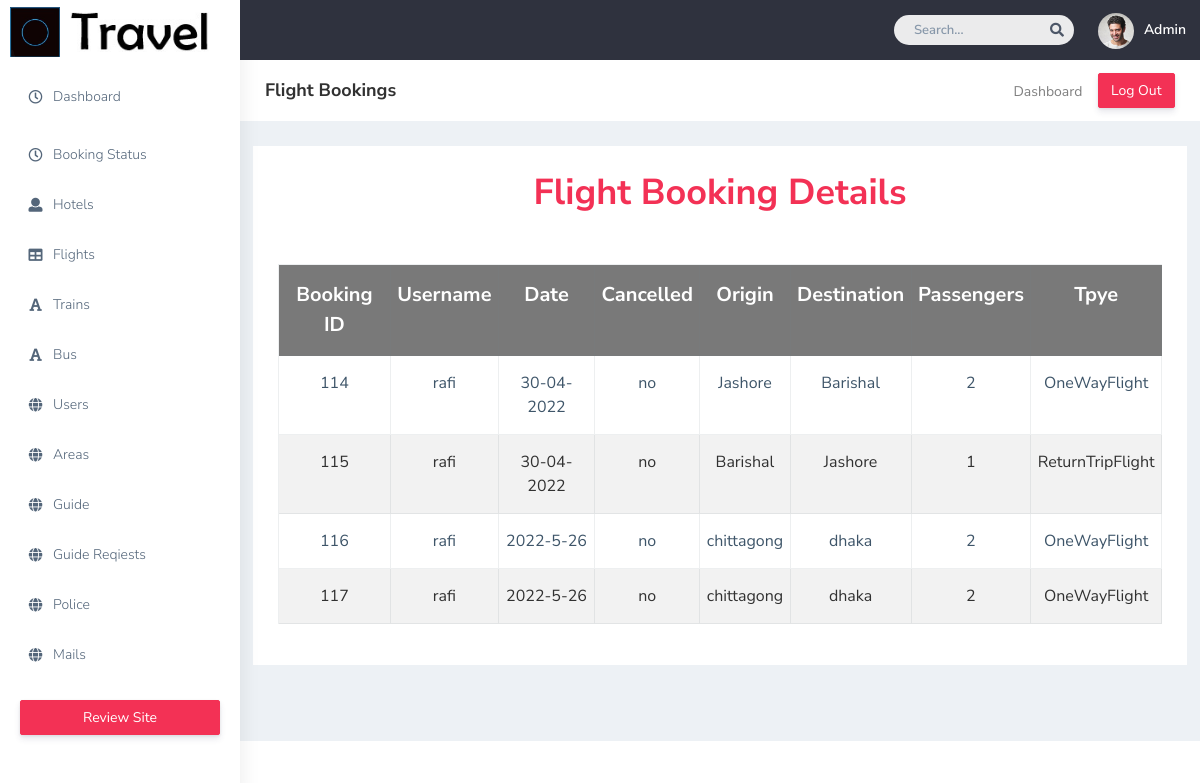
Page /Admin/flightBookings.php on the committed database.
### tables this page shows
CREATE TABLE IF NOT EXISTS `flightbookings` (
  `bookingID` int NOT NULL AUTO_INCREMENT,
  `username` varchar(50) NOT NULL,
  `date` varchar(50) NOT NULL,
  `cancelled` varchar(20) NOT NULL,
  `status` varchar(20) NOT NULL,
  `origin` varchar(50) NOT NULL,
  `destination` varchar(50) NOT NULL,
  `passengers` int NOT NULL,
  `type` varchar(50) NOT NULL,
  PRIMARY KEY (`bookingID`),
  KEY `username` (`username`)
);

### Admin/flightBookings.php (the view, shortened to what this page needs)
<!DOCTYPE html>
<html dir="ltr" lang="en">
<head>
    <link href="plugins/bower_components/chartist/dist/chartist.min.css" rel="stylesheet">
    <link rel="stylesheet" href="plugins/bower_components/chartist-plugin-tooltips/dist/chartist-plugin-tooltip.css">
    <link href="css/style.min.css" rel="stylesheet">
</head>
<body>
    <div id="main-wrapper" data-layout="vertical" data-navbarbg="skin5" data-sidebartype="full" data-sidebar-position="absolute" data-header-position="absolute" data-boxed-layout="full">
        <header class="topbar" data-navbarbg="skin5">
            <nav class="navbar top-navbar navbar-expand-md navbar-dark">
                <div class="navbar-header" data-logobg="skin6">
                    <a class="navbar-brand" href="dashboard.php">
                        <b class="logo-icon">
                            <img src="plugins/images/travel icon.jpg" style="width:50px; height:50px" alt="homepage" />
                        </b>
                        <span class="logo-text">
                            <img src="plugins/images/travel text.jpg" style="height:40px" alt="homepage" />
                        </span>
                    </a>
                </div>
                <div class="navbar-collapse collapse" id="navbarSupportedContent" data-navbarbg="skin5">
                    <ul class="navbar-nav ms-auto d-flex align-items-center">
                        <li class=" in">
                            <form role="search" class="app-search d-none d-md-block me-3">
                                <input type="text" placeholder="Search..." class="form-control mt-0">
                                <a href="" class="active">
                                    <i class="fa fa-search"></i>
                                </a>
                            </form>
                        </li>
                        <li>
                            <a class="profile-pic" href="#">
                                <img src="plugins/images/users/varun.jpg" alt="user-img" width="36" class="img-circle"><span class="text-white font-medium">Admin</span></a>
                        </li>
                    </ul>
                </div>
            </nav>
        </header>
        <?php require_once 'navbar.php'; ?>
        <div class="page-wrapper">
            <div class="page-breadcrumb bg-white">
                <div class="row align-items-center">
                    <div class="col-lg-3 col-md-4 col-sm-4 col-xs-12">
                        <h4 class="page-title">Flight Bookings</h4>
                    </div>
                    <div class="col-lg-9 col-sm-8 col-md-8 col-xs-12">
                        <div class="d-md-flex">
                            <ol class="breadcrumb ms-auto">
                                <li><a href="#" class="fw-normal">Dashboard</a></li>
                            </ol>
                            <a href="" target="_blank" class="btn btn-danger  d-none d-md-block pull-right ms-3 hidden-xs hidden-sm waves-effect waves-light text-white">Log Out</a>
                        </div>
                    </div>
                </div>
            </div>
            <div class="container-fluid">
                <div class="row">
                    <div class="white-box">
                        <div class="table-responsive">
                            <h1 class="text-danger text-center" style="font-weight:bold">Flight Booking Details</h1>
                            <br>
                            <br>
                            <?php
                            $servername = "localhost";
                            $username = "root";
                            $password = "";
                            $dbname = "tourntravel";
                            $conn = new mysqli($servername, $username, $password, $dbname);
                            $sql = "SELECT bookingID,username,date,cancelled,origin,destination,passengers,type FROM flightbookings";
                            $result = $conn->query($sql);
                            echo "
<center>
<table class='table table-striped table-bordered table-hover py-5' style='width:100%;  text:white; text-align: center;'>
<tr class='text-centre text-white'style='font-size:20px; background:gray'>
<th>Booking ID</th>
<th>Username</th>
<th>Date</th>
<th>Cancelled</th>
<th>Origin</th>
<th>Destination</th>
<th>Passengers</th>
<th>Tpye</th>
</tr>
</center>";
                            if ($result->num_rows > 0) {
                                while ($row = $result->fetch_assoc()) {
                                    echo "<tr>";
                                    echo "<td>" . $row['bookingID'] . "</td>";
                                    echo "<td>" . $row['username'] . "</td>";
                                    echo "<td>" . $row['date'] . "</td>";
                                    echo "<td>" . $row['cancelled'] . "</td>";
                                    echo "<td>" . $row['origin'] . "</td>";
                                    echo "<td>" . $row['destination'] . "</td>";
                                    echo "<td>" . $row['passengers'] . "</td>";
                                    echo "<td>" . $row['type'] . "</td>";
                                    echo "</tr>";
                                }
                            } else {
                                echo "0 results";
                            }
                            ?>
                        </div>
                    </div>
                </div>
            </div>
        </div>
    </div>
</body>
</html>

### rows in the picture
flightbookings: bookingID "114", username "rafi", date "30-04-2022", cancelled "no", origin "Jashore", destination "Barishal", passengers "2", type "OneWayFlight"
flightbookings: bookingID "115", username "rafi", date "30-04-2022", cancelled "no", origin "Barishal", destination "Jashore", passengers "1", type "ReturnTripFlight"
flightbookings: bookingID "116", username "rafi", date "2022-5-26", cancelled "no", origin "chittagong", destination "dhaka", passengers "2", type "OneWayFlight"
flightbookings: bookingID "117", username "rafi", date "2022-5-26", cancelled "no", origin "chittagong", destination "dhaka", passengers "2", type "OneWayFlight"
